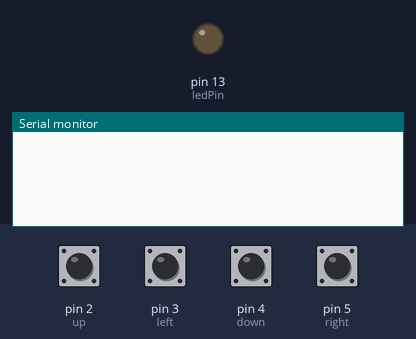
Simulated run of this sketch. Board: Arduino Uno, built with avr-gcc and run on an emulated ATmega328P. Shown: output pins drawn as LEDs (lit = HIGH), the last lines printed to the serial monitor. The test bench sets the inputs (shaded band); at power-on: pin 2 (up), pin 3 (left), pin 4 (down), pin 5 (right) HIGH.

Above: at 1.2 s.
1.3 s: pin 2 (up) pulled LOW for 0.15 s
At 1.9 s:
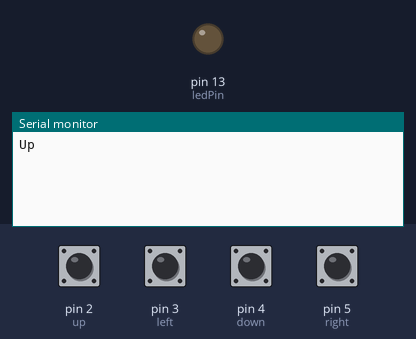
2.9 s: pin 3 (left) pulled LOW for 0.15 s
At 3.3 s:
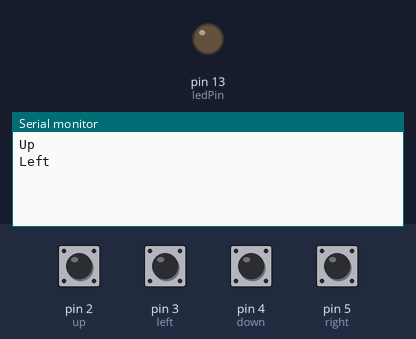
4.5 s: pin 4 (down) pulled LOW for 0.15 s
At 5.7 s:
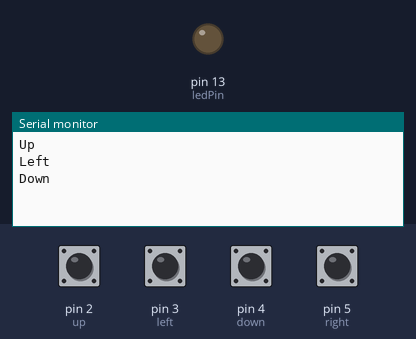
6.1 s: pin 5 (right) pulled LOW for 0.15 s
At 7.0 s:
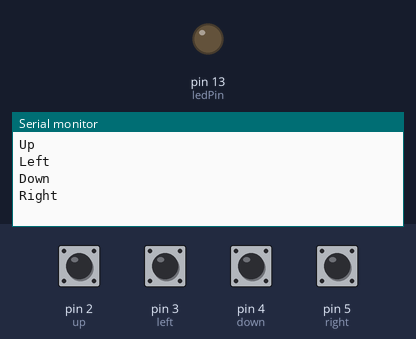

The sketch:

Mary_on_a-cross-.ino
```cpp
/*
  Lectura de 4 botones con detección de flanco.
  Imprime una sola vez cuando se presiona cada botón.
*/

// ----------------------
// Pines
// ----------------------
const int right = 5; //3
const int down  = 4;//4
const int up    = 2;//5
const int left  = 3;//6

const int ledPin = 13;

// ----------------------
// Estado actual de los botones
// ----------------------
int buttonState_right = HIGH;
int buttonState_down  = HIGH;
int buttonState_up    = HIGH;
int buttonState_left  = HIGH;

// ----------------------
// Estado anterior de los botones
// ----------------------
int a_right = HIGH;
int a_down  = HIGH;
int a_up    = HIGH;
int a_left  = HIGH;

void setup() {

  // LED
  pinMode(ledPin, OUTPUT);

  // Comunicación serial
  Serial.begin(9600);

  // Configuración de botones
  // Si usas resistencias externas de 10k, deja INPUT.
  // Si NO las usas, cambia INPUT por INPUT_PULLUP.
  pinMode(right, INPUT_PULLUP);
  pinMode(down, INPUT_PULLUP);
  pinMode(up, INPUT_PULLUP);
  pinMode(left, INPUT_PULLUP);
}

void loop() {

  // Leer el estado actual de cada botón
  buttonState_right = digitalRead(right);
  buttonState_down  = digitalRead(down);
  buttonState_up    = digitalRead(up);
  buttonState_left  = digitalRead(left);

  // ----------------------
  // Detectar nueva pulsación
  // ----------------------

  if (buttonState_right == LOW && a_right == HIGH) {
    Serial.println("Right");
  }

  if (buttonState_down == LOW && a_down == HIGH) {
    Serial.println("Down");
  }

  if (buttonState_up == LOW && a_up == HIGH) {
    Serial.println("Up");
  }

  if (buttonState_left == LOW && a_left == HIGH) {
    Serial.println("Left");
  }

  // Guardar el estado actual para la siguiente vuelta
  a_right = buttonState_right;
  a_down  = buttonState_down;
  a_up    = buttonState_up;
  a_left  = buttonState_left;

  // Pequeño antirrebote
  delay(20);
}
```

Measured:
- after the input at 1.3 s, the serial monitor: prints a new line at once (image 1)
- after the input at 2.9 s, the serial monitor: prints a new line at once (image 2)
- after the input at 4.5 s, the serial monitor: prints a new line at once (image 3)
- after the input at 6.1 s, the serial monitor: prints a new line at once (image 4)
